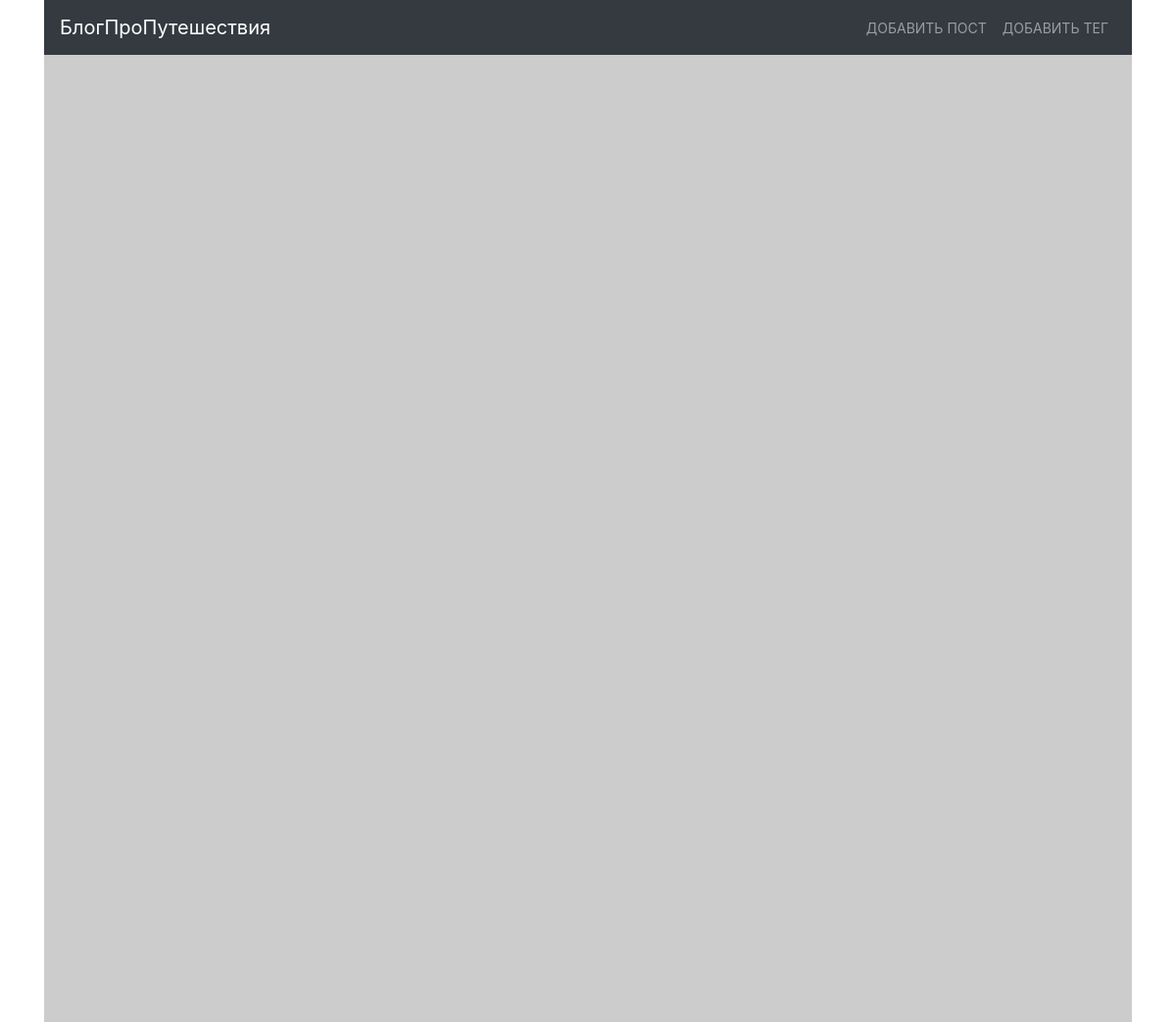
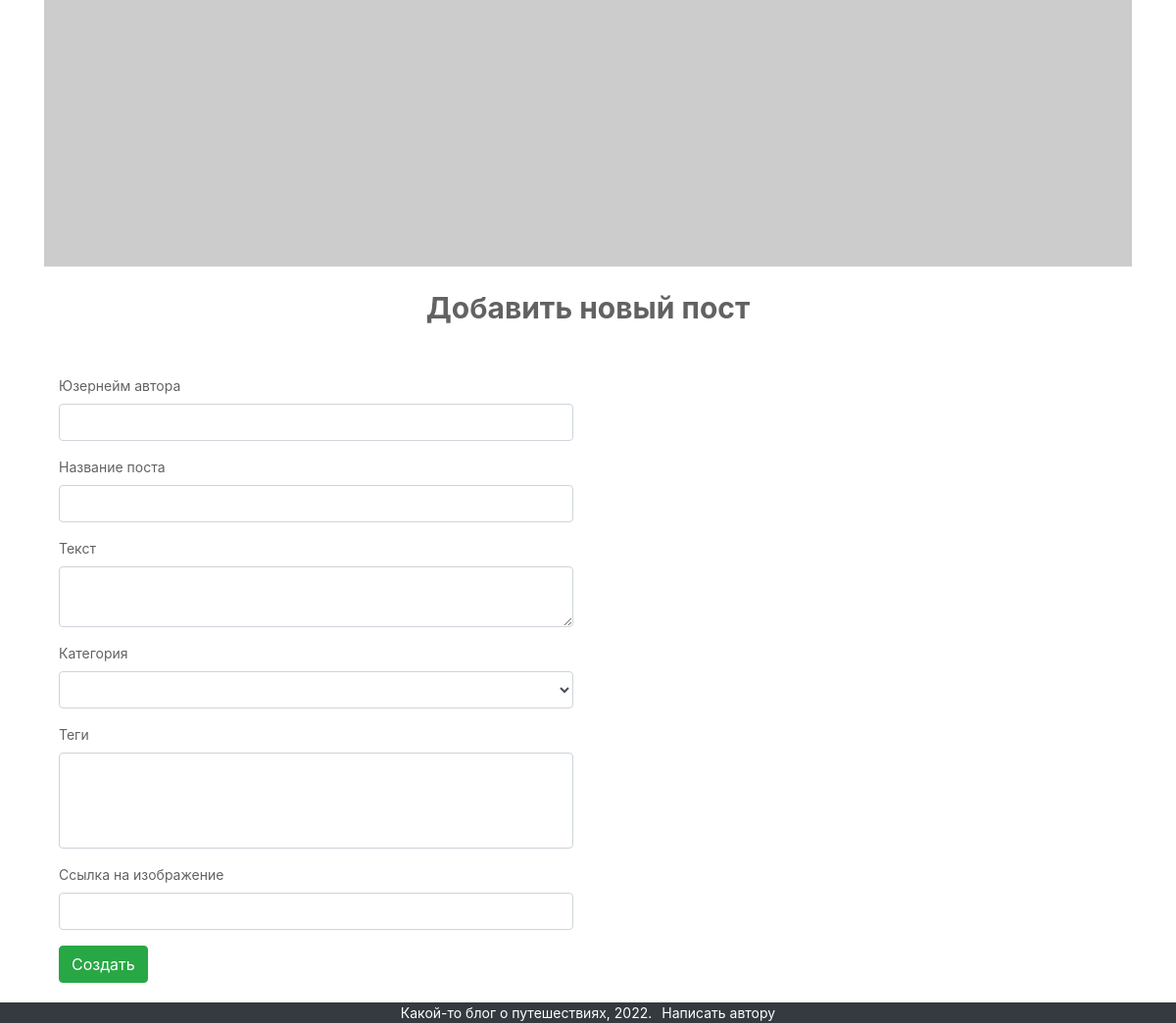
The page /blog/add_post on the database as committed earlier (2 pictures, top to bottom).
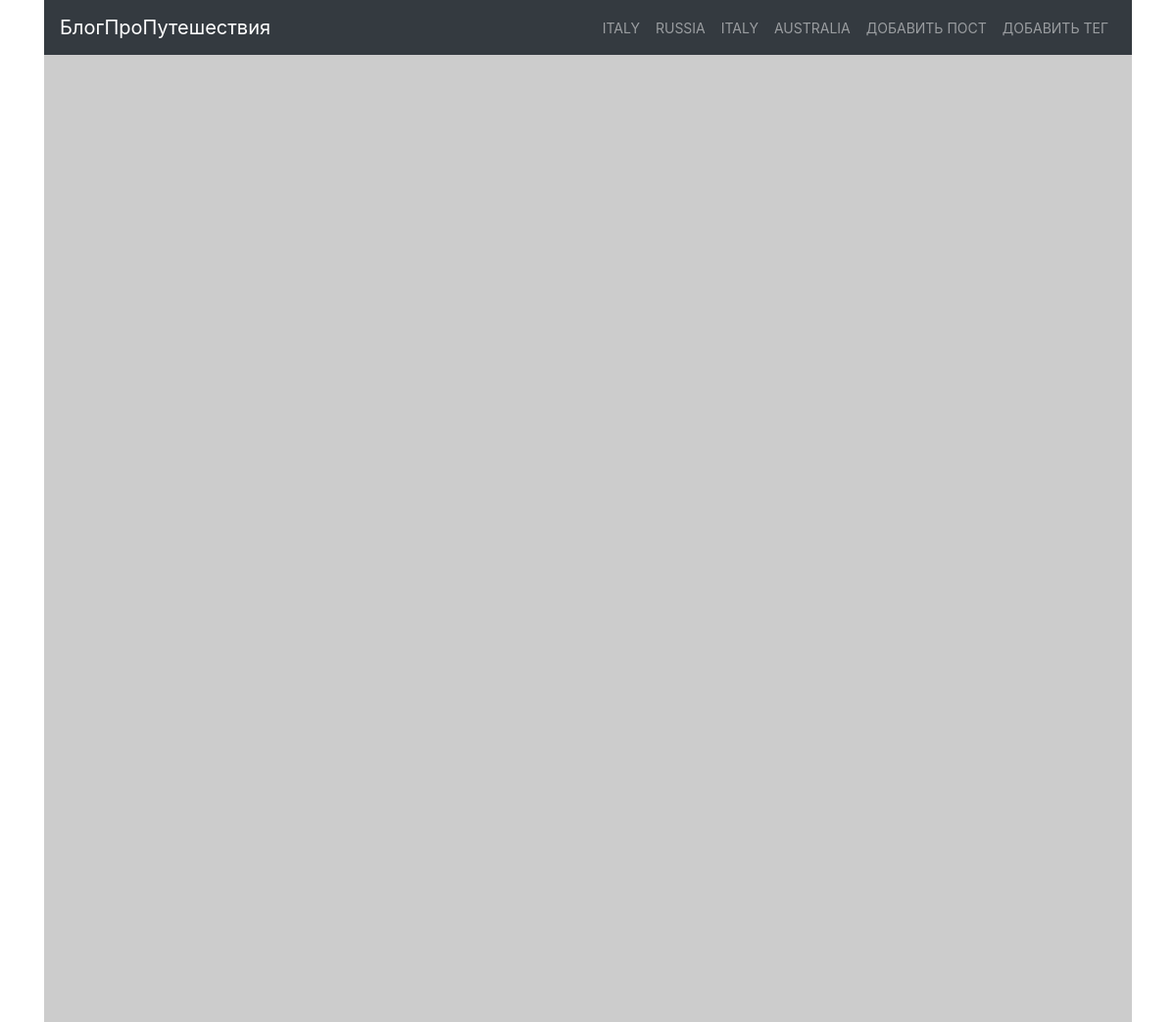
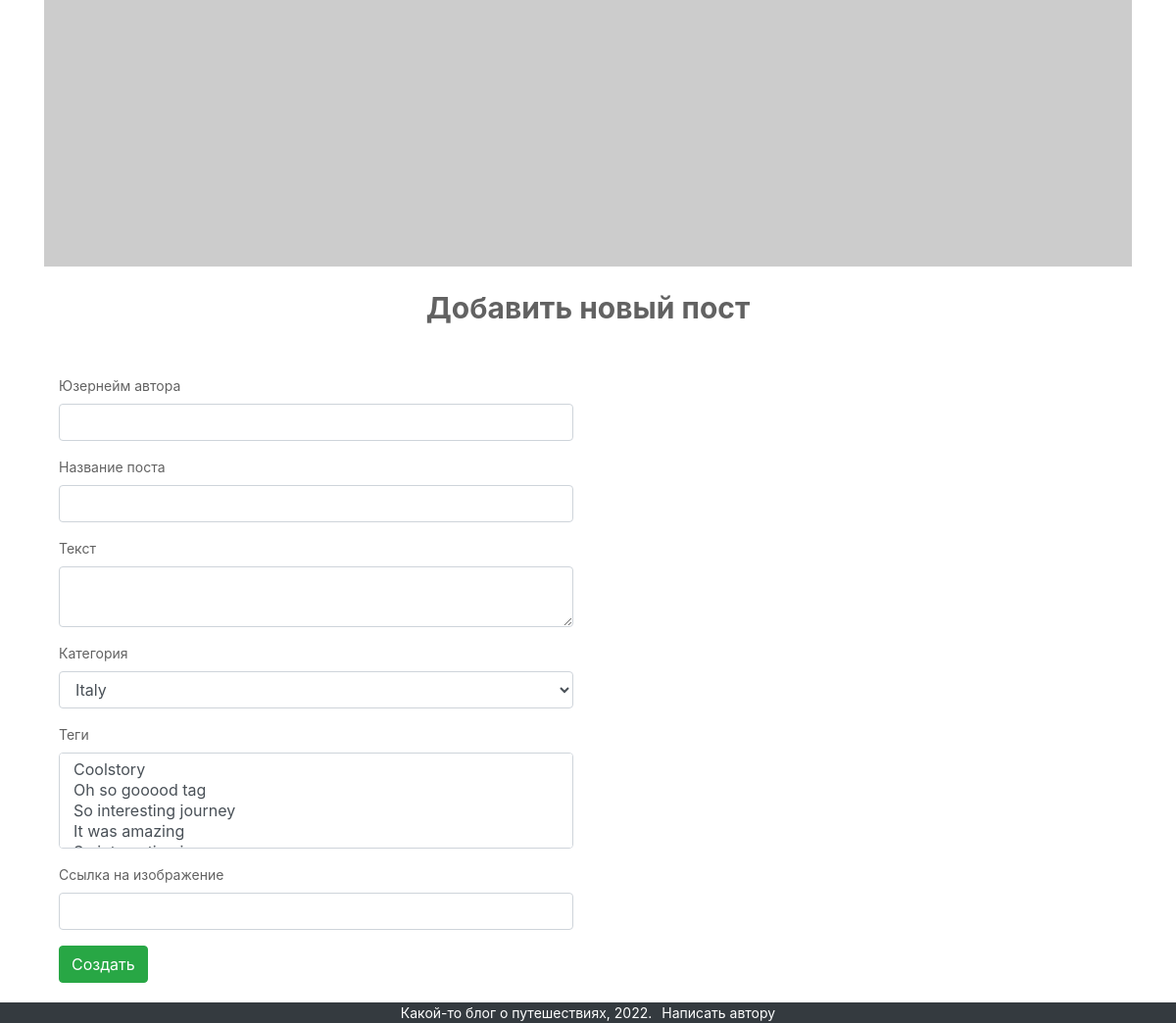
The same page on the database as committed later (2 pictures, top to bottom).
### models.py (models this page shows, shortened)
class Category(db.Model):
    id = db.Column(db.Integer, primary_key=True)
    name = db.Column(db.String(50), nullable=False, unique=True)
    created_on = db.Column(db.DateTime, default=datetime.now())
    posts = db.relationship('Post', backref='category')

### posts/blueprint.py (the view, shortened to what this page needs)
@posts.route('/add_post', methods=['POST', 'GET'])
def create_post():
    form = PostForm()
    categories = Category.query.all()
    return render_template(
        'posts/add_post.html',
        form=form,
        categories=categories
    )

### posts/forms.py
class PostForm(Form):
    author = StringField('Юзернейм автора', [InputRequired()])
    title = StringField('Название поста', [InputRequired()])
    text = TextAreaField('Текст', [InputRequired()])
    category_id = SelectField(
        'Категория',
        choices=[(g.id, g.name) for g in Category.query.all()],
        validators=[InputRequired()]
    )
    tag = SelectMultipleField(
        'Теги', choices=[(g.id, g.name) for g in Tag.query.all()]
    )
    image_url = URLField(
        'Ссылка на изображение'
    )

### posts/templates/posts/add_post.html
{% extends 'base.html' %} {% set categories = categories %} {% include
'posts/header.html'%} {% include 'posts/slider.html'%} {% block content %}
<div class="row">
  <div class="col-md-12">
    <p align="center" class="category-title">Добавить новый пост</p>
  </div>
</div>
<div class="container">
  <div class="col-md-6">
    <form action="{{ url_for('posts.create_post') }}" method="POST">
      {% for field in form %}
      <div class="form-group">
        {{ field.label(class='control-label') }} {{ field(class='form-control')
        }}
      </div>
      {% endfor %}
      <button type="subnit" class="btn btn-success">Создать</button>
    </form>
  </div>
</div>
{% endblock %}

### posts/templates/posts/header.html (shortened to what this page needs)
<header>
  <div class="container">
    <nav class="navbar navbar-expand-lg navbar-dark bg-dark">
      <a class="navbar-brand" href="{{ url_for('posts.index') }}"
        >БлогПроПутешествия</a
      >
      <div class="collapse navbar-collapse" id="navbarSupportedContent">
        <ul class="navbar-nav ml-auto">
          {% for category in categories %}
          <li class="nav-item">
            <a class="nav-link" href="{{ url_for('posts.posts_category', category_id=category.id) }}">{{ category.name }}</a>
          </li>
          {% endfor %}
          <li class="nav-item">
            <a href="{{ url_for('posts.create_post') }}" class="nav-link">Добавить пост</a>
          </li>
          <li class="nav-item">
            <a href="{{ url_for('posts.create_tag') }}" class="nav-link">Добавить тег</a>
          </li>
        </ul>
      </div>
    </nav>
  </div>
</header>

Rows that differ between the two databases and show on the page:
added Category: name "ITALY"
added Category: name "RUSSIA"
added Category: name "ITALY"
added Category: name "AUSTRALIA"
Other text that changed with them:
form field category_id: (not shown) → "Italy"
form field tag: (not shown) → "Coolstory / Oh so gooood tag / So interesting journey / It was amazing"
